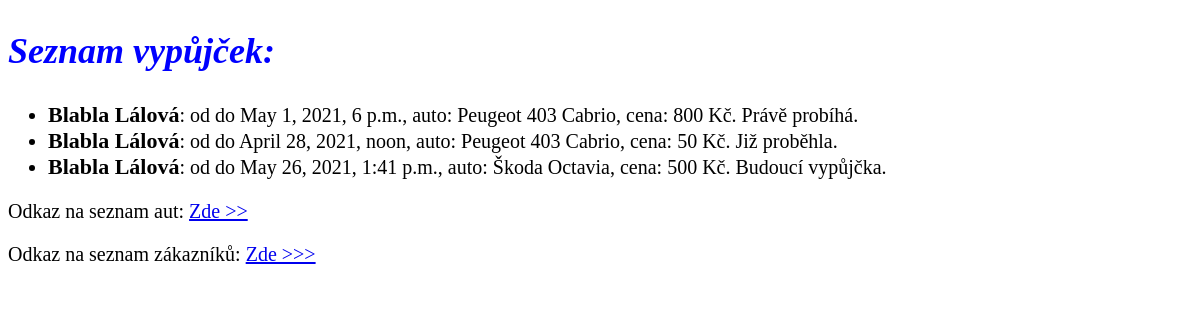
The app's page /katalog/vypujcky/ with its own data.
### katalog/models.py (models this page shows, shortened)
class Vypujcka(models.Model):
  datumVypujcky = models.DateTimeField()
  datumVraceni = models.DateTimeField()
  cena = models.IntegerField()
  auto = models.ForeignKey(Auto, on_delete=models.SET_NULL, null=True)
  zakaznik = models.ForeignKey(Zakaznik, on_delete=models.SET_NULL, null=True)
  @ property
  def prubeh(self):
    dnesniDatum = datetime.today()
    dnesniDatum = dnesniDatum.date()
    start = self.datumVypujcky.date()
    end = self.datumVraceni.date()
    if start > dnesniDatum:
      return 'Budoucí vypůjčka.'
    elif end < dnesniDatum:
      return 'Již proběhla.'
    else:
      return 'Právě probíhá.'

class Zakaznik(models.Model):
    PROGRAM = (
    ('zlaty', 'Zlatý program'),
    ('platinovy', 'Platinový program'),
    ('--', 'Běžný zákazník'))
    krestniJmeno = models.CharField(max_length=100)
    prijmeni = models.CharField(max_length=100)
    cisloRidicskehoPrukazu = models.CharField(max_length=40)
    datumNarozeni = models.DateField()
    program = models.CharField(max_length=12, choices=PROGRAM)
    def __str__(self):
        return self.krestniJmeno.__str__() + ' ' + self.prijmeni.__str__()

class Auto(models.Model):
    registracniZnacka = models.CharField(max_length=100)
    znackaATyp = models.CharField(max_length=100)
    pocetNajetychKm = models.IntegerField()
    datumPosledniTK = models.DateField()
    def __str__(self):
        return self.znackaATyp

### katalog/views.py (the view)
# urls.py: path('vypujcky/', views.VypujckaView.as_view(), name='vypujcky'),
class VypujckaView(ListView):
    model = models.Vypujcka
    template_name = "katalog/vypujcky_list.html"

### katalog/templates/katalog/vypujcky_list.html
{% extends 'base.html' %}
{% block content %}
<h2>Seznam vypůjček:</h2>
<ul>
    {% for Vypujcka in object_list %}
    <li><span>{{Vypujcka.zakaznik}}</span>: od {{Vypujcka.datumVypucky}} do {{Vypujcka.datumVraceni}}, auto: {{Vypujcka.auto}}, cena: {{Vypujcka.cena}} Kč. {{Vypujcka.prubeh}}</li>
    {% empty %}
    <li> Momentálně neevidujeme žádné výpůjčky.</li>
    {% endfor %}
</ul>
<p> Odkaz na seznam  aut:
    {% url 'seznamaut' as the_url %}
    {% if the_url %}
    <a href="{{ the_url }}">Zde >></a>
    {% endif %}
</p>
<p> Odkaz na seznam  zákazníků:
    {% url 'seznam_zakazniku' as the_url %}
    {% if the_url %}
    <a href="{{ the_url }}">Zde >>></a>
    {% endif %}
</p>
{% endblock %}

### katalog/templates/base.html (style rules this page uses)
h2 { color: blue; font-size: 36px; font-style: italic; }
body { font-size: 20px; }
span { font-weight:bold; font-size: 22px; }

### records on screen
Vypujcka: zakaznik "Blabla Lálová", datumVraceni "May 1, 2021, 6 p.m.", auto "Peugeot 403 Cabrio", cena "800", prubeh "Právě probíhá."
Vypujcka: zakaznik "Blabla Lálová", datumVraceni "April 28, 2021, noon", auto "Peugeot 403 Cabrio", cena "50", prubeh "Již proběhla."
Vypujcka: zakaznik "Blabla Lálová", datumVraceni "May 26, 2021, 1:41 p.m.", auto "Škoda Octavia", cena "500", prubeh "Budoucí vypůjčka."
